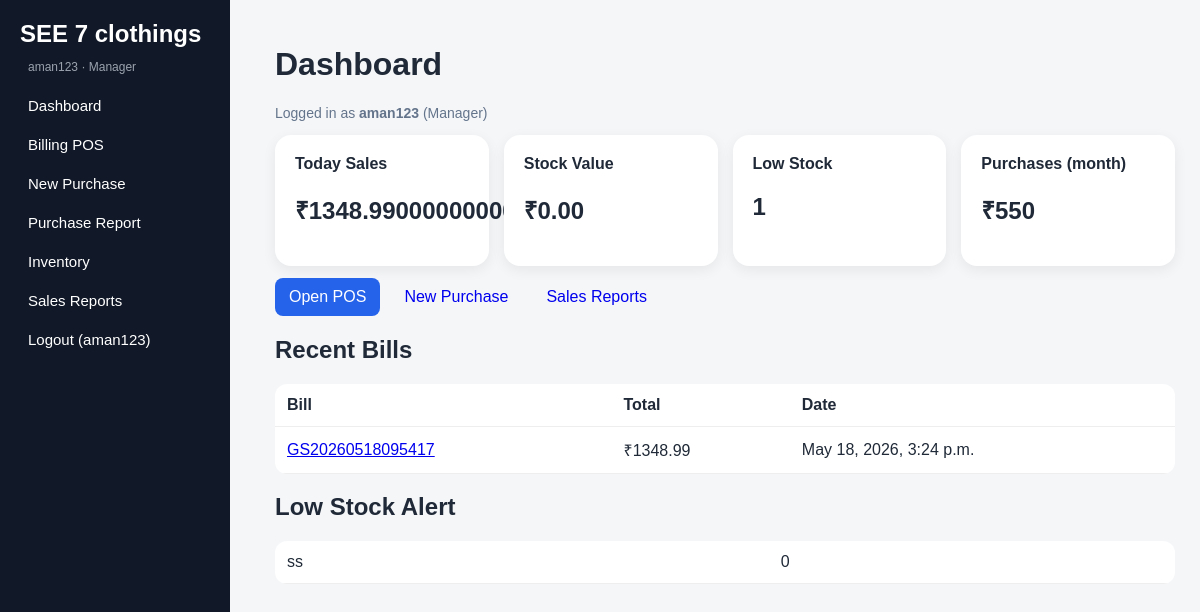
/dashboard/ (signed in), run on the app's committed database.
### core/models.py (models this page shows, shortened)
class StoreSetting(models.Model):
    RECEIPT_WIDTHS = [(58, '58 mm (2 inch)'), (80, '80 mm (3 inch / TVS)')]
    store_name = models.CharField(max_length=150, default='SEE7 CLOTHINGS')
    logo = models.ImageField(upload_to='store/', blank=True, null=True)
    address = models.TextField(blank=True)
    phone = models.CharField(max_length=20, blank=True)
    gst_number = models.CharField(max_length=50, blank=True)
    invoice_prefix = models.CharField(max_length=10, default='S7')
    currency = models.CharField(max_length=5, default='₹')
    receipt_width_mm = models.PositiveSmallIntegerField(choices=RECEIPT_WIDTHS, default=80)
    receipt_header = models.TextField(blank=True, help_text='Extra lines on bill (one per line)')
    receipt_footer = models.TextField(default='Thank you! Visit again.', blank=True)
    receipt_show_barcode = models.BooleanField(default=True, help_text='Print bill barcode on receipt')
    label_width_mm = models.PositiveSmallIntegerField(default=50)
    label_height_mm = models.PositiveSmallIntegerField(default=30)

class Sale(models.Model):
    PAYMENT_METHODS = [('cash','Cash'),('upi','UPI'),('card','Card'),('mixed','Mixed')]
    bill_no = models.CharField(max_length=50, unique=True)
    customer = models.ForeignKey(Customer, on_delete=models.SET_NULL, null=True, blank=True)
    subtotal = models.DecimalField(max_digits=12, decimal_places=2, default=0)
    discount = models.DecimalField(max_digits=12, decimal_places=2, default=0)
    tax = models.DecimalField(max_digits=12, decimal_places=2, default=0)
    total = models.DecimalField(max_digits=12, decimal_places=2, default=0)
    payment_method = models.CharField(max_length=20, choices=PAYMENT_METHODS, default='cash')
    created_by = models.ForeignKey(User, on_delete=models.SET_NULL, null=True, blank=True)
    created_at = models.DateTimeField(auto_now_add=True)

class Product(models.Model):
    name = models.CharField(max_length=150)
    category = models.ForeignKey(Category, on_delete=models.SET_NULL, null=True, blank=True)
    brand = models.CharField(max_length=100, blank=True)
    size = models.CharField(max_length=50, blank=True)
    color = models.CharField(max_length=50, blank=True)
    purchase_price = models.DecimalField(max_digits=10, decimal_places=2, default=0)
    selling_price = models.DecimalField(max_digits=10, decimal_places=2, default=0)
    mrp = models.DecimalField(max_digits=10, decimal_places=2, default=0)
    gst_percent = models.DecimalField(max_digits=5, decimal_places=2, default=0, help_text='GST % on this product')
    barcode = models.CharField(max_length=100, unique=True)
    stock_quantity = models.PositiveIntegerField(default=0)
    min_stock_alert = models.PositiveIntegerField(default=5)
    image = models.ImageField(upload_to='products/', blank=True, null=True)
    created_at = models.DateTimeField(auto_now_add=True)

### core/views.py (the view)
# urls.py: path('dashboard/', views.dashboard, name='dashboard'),
@login_required
def dashboard(request):
    today = timezone.localdate()
    sales_today = Sale.objects.filter(created_at__date=today).aggregate(s=Sum('total'))['s'] or 0
    total_stock_value = sum(p.stock_quantity * p.purchase_price for p in Product.objects.all())
    low_stock = Product.objects.filter(stock_quantity__lte=F('min_stock_alert'))[:10]
    recent_sales = Sale.objects.order_by('-created_at')[:8]
    purchase_month = Purchase.objects.filter(
        purchase_date__year=today.year, purchase_date__month=today.month
    ).aggregate(s=Sum('total_amount'))['s'] or 0
    return render(request, 'core/dashboard.html', locals())

### core/context_processors.py (called while the page is built)
def store_settings(request):
    store = StoreSetting.objects.first()
    return {'store': store}

### core/templates/core/dashboard.html
{% extends 'core/base.html' %}{% block content %}<h1>Dashboard</h1><p class="muted">Logged in as <strong>{{ user.username }}</strong>{% if user.is_staff %} (Manager){% endif %}</p><div class='cards'><div class='card'><b>Today Sales</b><h2>₹{{sales_today}}</h2></div><div class='card'><b>Stock Value</b><h2>₹{{total_stock_value}}</h2></div><div class='card'><b>Low Stock</b><h2>{{low_stock|length}}</h2></div>{% if user.is_staff %}<div class='card'><b>Purchases (month)</b><h2>₹{{purchase_month}}</h2></div>{% endif %}</div><div class="btn-row"><a class="linkbtn primary" href="{% url 'pos' %}">Open POS</a>{% if user.is_staff %}<a class="linkbtn" href="{% url 'purchase_add' %}">New Purchase</a>{% endif %}<a class="linkbtn" href="{% url 'reports' %}">Sales Reports</a></div><h2>Recent Bills</h2><table><tr><th>Bill</th><th>Total</th><th>Date</th></tr>{% for s in recent_sales %}<tr><td><a href='{% url "invoice" s.id %}'>{{s.bill_no}}</a></td><td>₹{{s.total}}</td><td>{{s.created_at}}</td></tr>{% endfor %}</table>{% if user.is_staff %}<h2>Low Stock Alert</h2><table>{% for p in low_stock %}<tr><td>{{p.name}}</td><td>{{p.stock_quantity}}</td></tr>{% endfor %}</table>{% endif %}{% endblock %}

### core/templates/core/base.html (shortened to what this page needs)
<!doctype html>
<html lang="en">
<head>
  <link rel="stylesheet" href="/static/core/css/style.css">
</head>
<body>
{% if user.is_authenticated %}
<aside>
  <h2>{% if store %}{{ store.store_name|truncatechars:20 }}{% else %}SEE7 CLOTHINGS{% endif %}</h2>
  <p class="sidebar-user">{{ user.username }}{% if user.is_staff %} · Manager{% endif %}</p>
  <a href="{% url 'dashboard' %}">Dashboard</a>
  <a href="{% url 'pos' %}">Billing POS</a>
  {% if user.is_staff %}
  <a href="{% url 'purchase_add' %}">New Purchase</a>
  <a href="{% url 'purchase_report' %}">Purchase Report</a>
  {% endif %}
  <a href="{% url 'stock' %}">Inventory</a>
  <a href="{% url 'reports' %}">Sales Reports</a>
  <form action="{% url 'logout' %}" method="post">{% csrf_token %}<button type="submit">Logout ({{ user.username }})</button></form>
</aside>
{% endif %}
<main class="{% if not user.is_authenticated %}full{% endif %}">
  {% block content %}{% endblock %}
</main>
</body>
</html>

### core/static/core/css/style.css (style rules this page uses)
* { box-sizing:border-box }
body { margin:0;font-family:Arial,sans-serif;background:#f4f6f8;color:#1f2937 }
aside { position:fixed;left:0;top:0;width:230px;height:100vh;background:#111827;color:white;padding:20px }
aside h2 { margin-top:0 }
aside a,aside button { display:block;color:white;text-decoration:none;background:transparent;border:0;padding:11px 8px;width:100%;text-align:left;border-radius:8px;font-size:15px }
main { margin-left:250px;padding:25px }
.cards { display:grid;grid-template-columns:repeat(auto-fit,minmax(190px,1fr));gap:15px }
.card { background:white;border-radius:16px;padding:20px;box-shadow:0 4px 14px #0001 }
table { width:100%;border-collapse:collapse;background:white;margin-top:15px;border-radius:12px;overflow:hidden }
th,td { padding:12px;border-bottom:1px solid #eee;text-align:left }
button,.linkbtn { padding:10px 14px;border:0;border-radius:8px;cursor:pointer;text-decoration:none;display:inline-block }
.primary { background:#2563eb;color:white }
.muted { color:#64748b;font-size:14px }
.btn-row { display:flex;flex-wrap:wrap;gap:10px;align-items:center;margin:12px 0 }
.sidebar-user { font-size:12px;color:#9ca3af;margin:-8px 0 12px;padding:0 8px }
aside .sidebar-user { word-break:break-word }

### data on the page
StoreSetting: store_name "SEE 7 clothings"
Sale: bill_no "GS20260518095417", total "1348.99", created_at "May 18, 2026, 3:24 p.m."
Product: name "ss", stock_quantity "0"

### other printed values
{{ user.username }} "aman123"
{{ sales_today }} "1348.99000000000"
{{ total_stock_value }} "0.00"
{{ low_stock|length }} "1"
{{ purchase_month }} "550"
